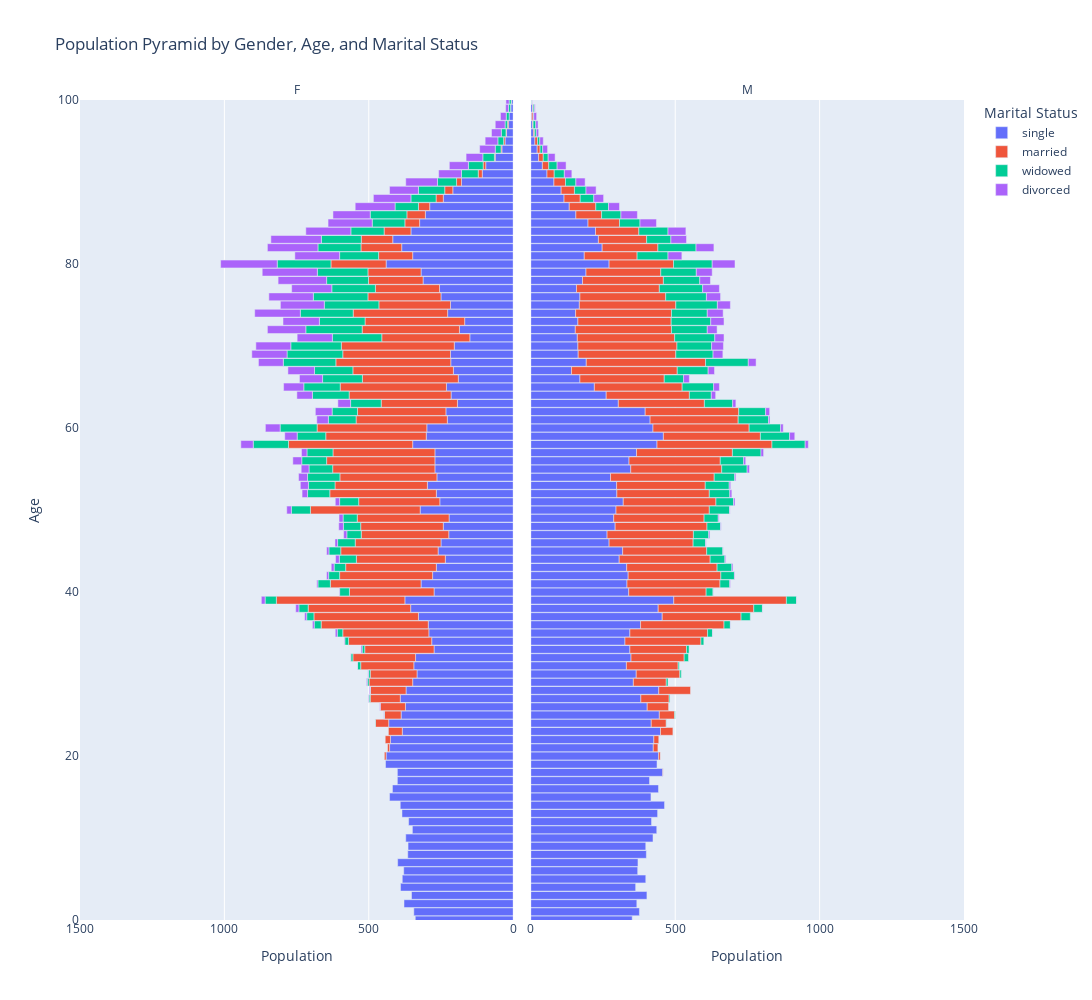

Here is the notebook cell this chart was saved with:
### Code cell
# Prepare data for population pyramid
pyramid_data = results.copy()
pyramid_data['count'] = 1

# Group by age, gender, and marital_status
grouped = pyramid_data.groupby(['age', 'gender', 'marital_status']).size().reset_index(name='count')

# For population pyramid, males are negative
grouped['count'] = grouped.apply(lambda row: -row['count'] if row['gender'] == 'F' else row['count'], axis=1)

# Convert marital_status to string for better legend
grouped['marital_status'] = grouped['marital_status'].astype(str)

marital_status_map = {
    "1.0": "single",
    "2.0": "married",
    "3.0": "divorced",
    "4.0": "widowed"
}
grouped['marital_status'] = grouped['marital_status'].map(marital_status_map)

fig = px.bar(
    grouped,
    x='count',
    y='age',
    color='marital_status',
    orientation='h',
    facet_col='gender',
    labels={'count': 'Population', 'age': 'Age', 'marital_status': 'Marital Status'},
    title='Population Pyramid by Gender, Age, and Marital Status',
    hover_data=['age', 'gender', 'marital_status','count'],
    height=1000,
    width=1300,
)

fig.update_xaxes(
    range=[-1500, 0],
    tickvals=[-1500, -1000, -500, 0],
    ticktext=[1500, 1000, 500, 0],
    matches=None,
    row=None, col=None,
    selector=dict(anchor='y')
)
fig.update_xaxes(
    range=[0, 1500],
    tickvals=[0, 500, 1000, 1500],
    ticktext=[0, 500, 1000, 1500],
    matches=None,
    row=None, col=None,
    selector=dict(anchor='y2')
)

fig.update_yaxes(range=[0, 100], matches='y')



fig.update_layout(bargap=0.05)
fig.for_each_annotation(lambda a: a.update(text=a.text.split("=")[-1]))
fig.show()

### Figure 1 — Plotly figure (JSON) as saved in the notebook; plotly's stock layout.template omitted (floating-point values rounded to 4 significant figures; data arrays with more than 128 entries replaced by an {"elided": "..."} marker saying what was removed)
{"data": [{"customdata": {"elided": "107x2 str values"}, "hovertemplate": "Marital Status=%{customdata[1]}<br>gender=%{customdata[0]}<br>Population=%{x}<br>Age=%{y}<extra></extra>", "legendgroup": "single", "marker": {"color": "#636efa", "pattern": {"shape": ""}}, "name": "single", "orientation": "h", "showlegend": true, "textposition": "auto", "type": "bar", "x": [-339, -344, -378, -352, -390, -384, -379, -400, -365, -364, -372, -349, -362, -385, -391, -428, -418, -401, -401, -442, -440, -428, -425, -384, -431, -388, -373, -391, -371, -348, -333, -344, -338, -274, -282, -292, -294, -328, -355, -375, -274, -319, -279, -266, -235, -260, -250, -223, -242, -222, -322, -254, -266, -297, -264, -271, -271, -271, -348, -301, -299, -228, -233, -193, -215, -231, -190, -207, -216, -217, -204, -150, -186, -168, -227, -217, -250, -255, -312, -319, -440, -348, -386, -417, -354, -324, -304, -289, -242, -209, -179, -107, -95, -62, -39, -28, -23, -16, -14, -8, -6, -1, -3, -1, -1, -1, -1], "xaxis": "x", "y": [0, 1, 2, 3, 4, 5, 6, 7, 8, 9, 10, 11, 12, 13, 14, 15, 16, 17, 18, 19, 20, 21, 22, 23, 24, 25, 26, 27, 28, 29, 30, 31, 32, 33, 34, 35, 36, 37, 38, 39, 40, 41, 42, 43, 44, 45, 46, 47, 48, 49, 50, 51, 52, 53, 54, 55, 56, 57, 58, 59, 60, 61, 62, 63, 64, 65, 66, 67, 68, 69, 70, 71, 72, 73, 74, 75, 76, 77, 78, 79, 80, 81, 82, 83, 84, 85, 86, 87, 88, 89, 90, 91, 92, 93, 94, 95, 96, 97, 98, 99, 100, 101, 102, 103, 106, 107, 114], "yaxis": "y"}, {"customdata": {"elided": "104x2 str values"}, "hovertemplate": "Marital Status=%{customdata[1]}<br>gender=%{customdata[0]}<br>Population=%{x}<br>Age=%{y}<extra></extra>", "legendgroup": "single", "marker": {"color": "#636efa", "pattern": {"shape": ""}}, "name": "single", "orientation": "h", "showlegend": false, "textposition": "auto", "type": "bar", "x": [351, 376, 367, 402, 363, 398, 370, 371, 400, 398, 423, 436, 418, 439, 463, 416, 442, 411, 457, 437, 442, 424, 426, 449, 417, 445, 403, 381, 443, 355, 365, 331, 347, 343, 326, 343, 380, 455, 441, 495, 339, 333, 337, 332, 306, 318, 271, 264, 292, 287, 295, 320, 298, 297, 276, 346, 340, 366, 437, 459, 423, 413, 396, 303, 261, 220, 170, 141, 192, 164, 163, 161, 154, 163, 155, 168, 170, 158, 179, 191, 271, 185, 247, 234, 224, 198, 156, 133, 115, 105, 80, 56, 40, 27, 22, 14, 9, 6, 3, 6, 2, 1, 1, 1], "xaxis": "x2", "y": [0, 1, 2, 3, 4, 5, 6, 7, 8, 9, 10, 11, 12, 13, 14, 15, 16, 17, 18, 19, 20, 21, 22, 23, 24, 25, 26, 27, 28, 29, 30, 31, 32, 33, 34, 35, 36, 37, 38, 39, 40, 41, 42, 43, 44, 45, 46, 47, 48, 49, 50, 51, 52, 53, 54, 55, 56, 57, 58, 59, 60, 61, 62, 63, 64, 65, 66, 67, 68, 69, 70, 71, 72, 73, 74, 75, 76, 77, 78, 79, 80, 81, 82, 83, 84, 85, 86, 87, 88, 89, 90, 91, 92, 93, 94, 95, 96, 97, 98, 99, 100, 101, 102, 111], "yaxis": "y2"}, {"customdata": {"elided": "80x2 str values"}, "hovertemplate": "Marital Status=%{customdata[1]}<br>gender=%{customdata[0]}<br>Population=%{x}<br>Age=%{y}<extra></extra>", "legendgroup": "married", "marker": {"color": "#EF553B", "pattern": {"shape": ""}}, "name": "married", "orientation": "h", "showlegend": true, "textposition": "auto", "type": "bar", "x": [-6, -7, -18, -48, -46, -58, -87, -104, -123, -151, -162, -184, -217, -240, -288, -298, -371, -362, -355, -445, -293, -314, -322, -314, -308, -337, -297, -303, -286, -318, -380, -281, -369, -320, -336, -354, -375, -353, -430, -348, -380, -316, -306, -264, -353, -368, -332, -348, -398, -373, -391, -305, -337, -345, -327, -248, -253, -222, -189, -184, -191, -118, -141, -109, -93, -51, -64, -39, -25, -28, -17, -14, -9, -3, -3, -5, -2, -4, -1, -1], "xaxis": "x", "y": [20, 21, 22, 23, 24, 25, 26, 27, 28, 29, 30, 31, 32, 33, 34, 35, 36, 37, 38, 39, 40, 41, 42, 43, 44, 45, 46, 47, 48, 49, 50, 51, 52, 53, 54, 55, 56, 57, 58, 59, 60, 61, 62, 63, 64, 65, 66, 67, 68, 69, 70, 71, 72, 73, 74, 75, 76, 77, 78, 79, 80, 81, 82, 83, 84, 85, 86, 87, 88, 89, 90, 91, 92, 93, 94, 95, 96, 97, 99, 100], "yaxis": "y"}, {"customdata": {"elided": "84x2 str values"}, "hovertemplate": "Marital Status=%{customdata[1]}<br>gender=%{customdata[0]}<br>Population=%{x}<br>Age=%{y}<extra></extra>", "legendgroup": "married", "marker": {"color": "#EF553B", "pattern": {"shape": ""}}, "name": "married", "orientation": "h", "showlegend": false, "textposition": "auto", "type": "bar", "x": [1, 6, 16, 17, 43, 52, 53, 74, 98, 110, 114, 151, 179, 184, 196, 263, 269, 289, 273, 331, 390, 268, 322, 321, 313, 315, 291, 291, 299, 318, 313, 323, 321, 320, 307, 359, 315, 316, 332, 398, 336, 333, 305, 324, 298, 288, 304, 292, 366, 413, 338, 343, 337, 333, 323, 332, 334, 297, 287, 280, 259, 223, 183, 193, 167, 150, 109, 89, 92, 56, 46, 40, 25, 22, 16, 10, 9, 4, 2, 5, 2, 1, 2, 1], "xaxis": "x2", "y": [18, 20, 21, 22, 23, 24, 25, 26, 27, 28, 29, 30, 31, 32, 33, 34, 35, 36, 37, 38, 39, 40, 41, 42, 43, 44, 45, 46, 47, 48, 49, 50, 51, 52, 53, 54, 55, 56, 57, 58, 59, 60, 61, 62, 63, 64, 65, 66, 67, 68, 69, 70, 71, 72, 73, 74, 75, 76, 77, 78, 79, 80, 81, 82, 83, 84, 85, 86, 87, 88, 89, 90, 91, 92, 93, 94, 95, 96, 97, 98, 99, 100, 101, 106], "yaxis": "y2"}, {"customdata": {"elided": "84x2 str values"}, "hovertemplate": "Marital Status=%{customdata[1]}<br>gender=%{customdata[0]}<br>Population=%{x}<br>Age=%{y}<extra></extra>", "legendgroup": "widowed", "marker": {"color": "#00cc96", "pattern": {"shape": ""}}, "name": "widowed", "orientation": "h", "showlegend": true, "textposition": "auto", "type": "bar", "x": [-1, -1, -4, -1, -6, -6, -11, -7, -9, -13, -19, -24, -25, -32, -39, -34, -43, -38, -40, -59, -41, -61, -50, -60, -49, -66, -66, -77, -92, -112, -82, -86, -90, -122, -99, -128, -96, -88, -106, -127, -126, -138, -133, -182, -193, -175, -171, -195, -158, -183, -189, -189, -151, -145, -175, -186, -135, -149, -138, -115, -113, -127, -81, -87, -91, -66, -58, -51, -40, -20, -20, -16, -8, -10, -7, -7, -2, -2, -2, -7, -1, -3, -2, -1], "xaxis": "x", "y": [24, 25, 27, 28, 29, 30, 31, 32, 33, 34, 35, 36, 37, 38, 39, 40, 41, 42, 43, 44, 45, 46, 47, 48, 49, 50, 51, 52, 53, 54, 55, 56, 57, 58, 59, 60, 61, 62, 63, 64, 65, 66, 67, 68, 69, 70, 71, 72, 73, 74, 75, 76, 77, 78, 79, 80, 81, 82, 83, 84, 85, 86, 87, 88, 89, 90, 91, 92, 93, 94, 95, 96, 97, 98, 99, 100, 101, 102, 103, 104, 105, 106, 107, 110], "yaxis": "y"}, {"customdata": {"elided": "77x2 str values"}, "hovertemplate": "Marital Status=%{customdata[1]}<br>gender=%{customdata[0]}<br>Population=%{x}<br>Age=%{y}<extra></extra>", "legendgroup": "widowed", "marker": {"color": "#00cc96", "pattern": {"shape": ""}}, "name": "widowed", "orientation": "h", "showlegend": false, "textposition": "auto", "type": "bar", "x": [1, 2, 3, 6, 5, 4, 15, 9, 10, 17, 22, 32, 30, 35, 24, 34, 47, 51, 51, 56, 43, 53, 47, 49, 70, 61, 71, 83, 71, 88, 81, 99, 115, 101, 109, 105, 93, 98, 76, 109, 67, 107, 148, 129, 120, 139, 124, 137, 124, 144, 141, 150, 126, 123, 134, 107, 132, 84, 101, 71, 67, 44, 47, 40, 36, 35, 29, 17, 9, 8, 6, 9, 2, 4, 1, 1, 1], "xaxis": "x2", "y": [24, 25, 27, 29, 30, 31, 32, 33, 34, 35, 36, 37, 38, 39, 40, 41, 42, 43, 44, 45, 46, 47, 48, 49, 50, 51, 52, 53, 54, 55, 56, 57, 58, 59, 60, 61, 62, 63, 64, 65, 66, 67, 68, 69, 70, 71, 72, 73, 74, 75, 76, 77, 78, 79, 80, 81, 82, 83, 84, 85, 86, 87, 88, 89, 90, 91, 92, 93, 94, 95, 96, 97, 98, 99, 100, 101, 103], "yaxis": "y2"}, {"customdata": {"elided": "90x2 str values"}, "hovertemplate": "Marital Status=%{customdata[1]}<br>gender=%{customdata[0]}<br>Population=%{x}<br>Age=%{y}<extra></extra>", "legendgroup": "divorced", "marker": {"color": "#ab63fa", "pattern": {"shape": ""}}, "name": "divorced", "orientation": "h", "showlegend": true, "textposition": "auto", "type": "bar", "x": [-1, -2, -2, -3, -3, -2, -1, -1, -4, -2, -7, -6, -7, -11, -13, -2, -4, -7, -10, -13, -8, -9, -11, -16, -14, -16, -15, -19, -28, -31, -27, -31, -19, -43, -43, -51, -40, -58, -44, -54, -70, -80, -92, -86, -122, -121, -122, -133, -126, -158, -152, -154, -139, -168, -191, -196, -155, -175, -175, -156, -153, -129, -138, -130, -100, -110, -79, -66, -58, -54, -44, -34, -34, -20, -10, -11, -12, -9, -8, -2, -7, -3, -3, -1, -1, -3, -1, -1, -1, -1], "xaxis": "x", "y": [25, 26, 27, 28, 29, 30, 31, 32, 33, 34, 35, 36, 37, 38, 39, 40, 41, 42, 43, 44, 45, 46, 47, 48, 49, 50, 51, 52, 53, 54, 55, 56, 57, 58, 59, 60, 61, 62, 63, 64, 65, 66, 67, 68, 69, 70, 71, 72, 73, 74, 75, 76, 77, 78, 79, 80, 81, 82, 83, 84, 85, 86, 87, 88, 89, 90, 91, 92, 93, 94, 95, 96, 97, 98, 99, 100, 101, 102, 103, 104, 105, 106, 107, 108, 109, 111, 112, 114, 115, 123], "yaxis": "y"}, {"customdata": {"elided": "75x2 str values"}, "hovertemplate": "Marital Status=%{customdata[1]}<br>gender=%{customdata[0]}<br>Population=%{x}<br>Age=%{y}<extra></extra>", "legendgroup": "divorced", "marker": {"color": "#ab63fa", "pattern": {"shape": ""}}, "name": "divorced", "orientation": "h", "showlegend": false, "textposition": "auto", "type": "bar", "x": [1, 1, 1, 1, 1, 2, 2, 4, 3, 1, 2, 4, 2, 3, 2, 5, 7, 5, 4, 8, 7, 9, 11, 18, 9, 5, 14, 11, 15, 20, 20, 22, 27, 34, 41, 32, 34, 46, 55, 45, 49, 58, 37, 55, 79, 48, 62, 54, 62, 57, 57, 38, 34, 35, 32, 26, 31, 24, 17, 12, 8, 8, 10, 3, 1, 3, 5, 1, 1, 1, 1, 1, 2, 1, 1], "xaxis": "x2", "y": [35, 36, 38, 39, 40, 41, 42, 43, 44, 45, 46, 47, 48, 49, 50, 51, 52, 53, 54, 55, 56, 57, 58, 59, 60, 61, 62, 63, 64, 65, 66, 67, 68, 69, 70, 71, 72, 73, 74, 75, 76, 77, 78, 79, 80, 81, 82, 83, 84, 85, 86, 87, 88, 89, 90, 91, 92, 93, 94, 95, 96, 97, 98, 99, 100, 101, 102, 103, 104, 106, 109, 110, 111, 112, 122], "yaxis": "y2"}], "layout": {"annotations": [{"font": {}, "showarrow": false, "text": "F", "x": 0.245, "xanchor": "center", "xref": "paper", "y": 1, "yanchor": "bottom", "yref": "paper"}, {"font": {}, "showarrow": false, "text": "M", "x": 0.755, "xanchor": "center", "xref": "paper", "y": 1, "yanchor": "bottom", "yref": "paper"}], "bargap": 0.05, "barmode": "relative", "height": 1000, "legend": {"title": {"text": "Marital Status"}, "tracegroupgap": 0}, "title": {"text": "Population Pyramid by Gender, Age, and Marital Status"}, "width": 1300, "xaxis": {"anchor": "y", "domain": [0, 0.49], "range": [-1500, 0], "ticktext": [1500, 1000, 500, 0], "tickvals": [-1500, -1000, -500, 0], "title": {"text": "Population"}}, "xaxis2": {"anchor": "y2", "domain": [0.51, 1], "range": [0, 1500], "ticktext": [0, 500, 1000, 1500], "tickvals": [0, 500, 1000, 1500], "title": {"text": "Population"}}, "yaxis": {"anchor": "x", "domain": [0, 1], "matches": "y", "range": [0, 100], "title": {"text": "Age"}}, "yaxis2": {"anchor": "x2", "domain": [0, 1], "matches": "y", "range": [0, 100], "showticklabels": false}}}
